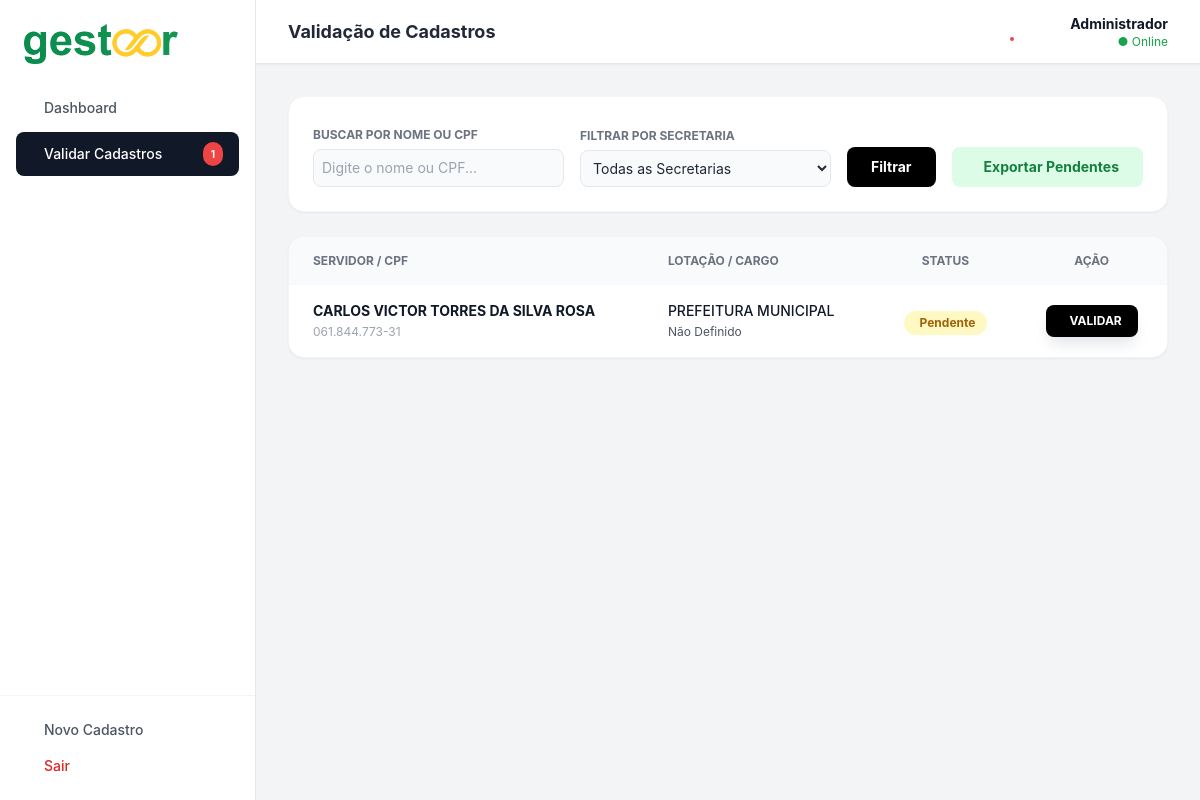
The page /validar_cadastros (signed in) on the database as committed earlier.
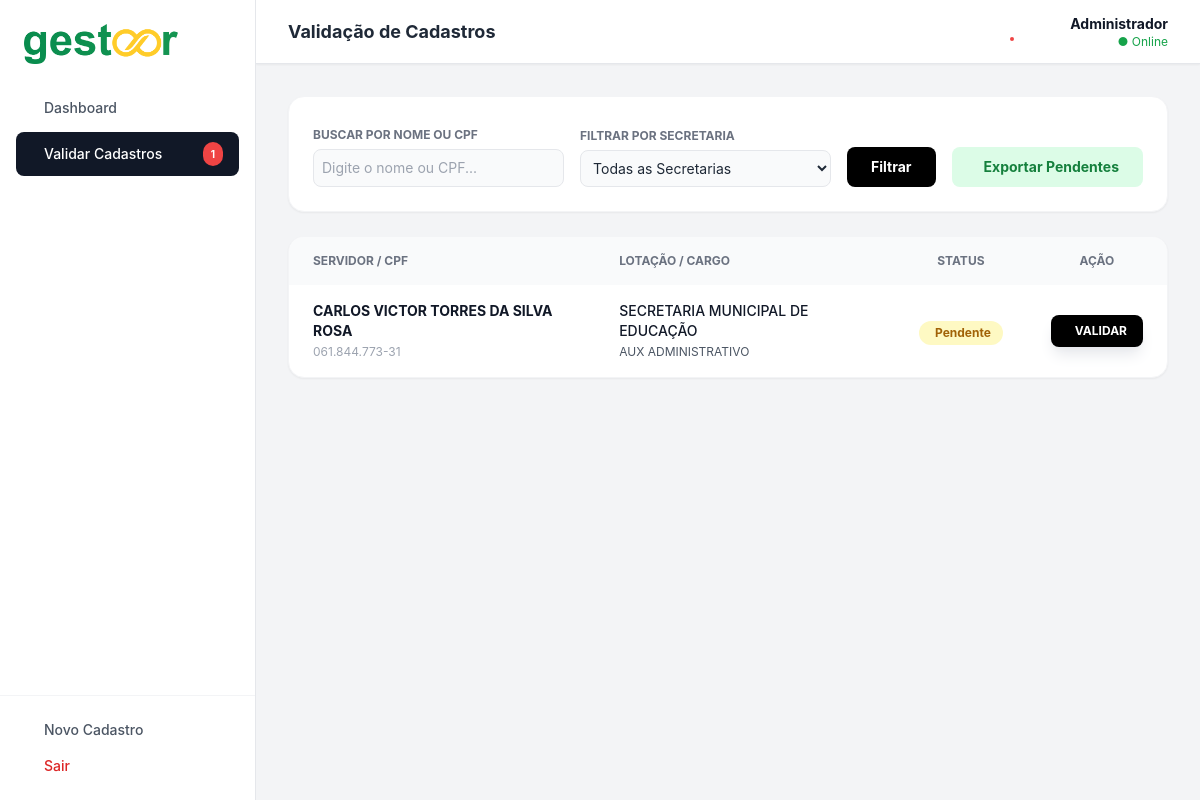
The same page on the database as committed later.
### app.py (models this page shows)
class Funcionario(db.Model):
    id = db.Column(db.Integer, primary_key=True)
    token_validacao = db.Column(db.String(36), unique=True, nullable=False, default=lambda: str(uuid.uuid4()))
    validado = db.Column(db.Boolean, default=False)
    secretaria_id = db.Column(db.Integer, db.ForeignKey('secretaria.id'), nullable=False)
    criado_por = db.Column(db.Integer, db.ForeignKey('user.id'))
    data_criacao = db.Column(db.DateTime, default=datetime.utcnow)
    foi_indicacao = db.Column(db.Boolean, default=False)
    padrinho_id = db.Column(db.Integer, db.ForeignKey('padrinho.id'), nullable=True)
    padrinho = db.relationship('Padrinho', backref='indicados')
    crianca_assistida = db.Column(db.String(150), nullable=True)
    nome = db.Column(db.String(150), nullable=False)
    num_vinculo = db.Column(db.String(50))
    cpf = db.Column(db.String(14))
    rg = db.Column(db.String(20))
    data_expedicao_rg = db.Column(db.Date)
    data_nasc = db.Column(db.Date)
    pis = db.Column(db.String(20))
    titulo_eleitor = db.Column(db.String(20))
    zona_eleitoral = db.Column(db.String(10))
    secao_eleitoral = db.Column(db.String(10))
    mae = db.Column(db.String(150))
    nacionalidade = db.Column(db.String(50))
    estado_civil = db.Column(db.String(50))
    telefone = db.Column(db.String(20))
    email = db.Column(db.String(100))
    endereco = db.Column(db.String(200))
    funcao_id = db.Column(db.Integer, db.ForeignKey('funcao.id'))
    funcao = db.relationship('Funcao', backref='funcionarios')
    local_trabalho_id = db.Column(db.Integer, db.ForeignKey('local_trabalho.id'))
    local_trabalho = db.relationship('LocalTrabalho', backref='funcionarios')
    lotacao = db.Column(db.String(100))
    tipo_vinculo = db.Column(db.String(50))
    classe = db.Column(db.String(50))
    contracheque = db.Column(db.String(50))
    remuneracao = db.Column(db.String(20))
    jornada_trabalho = db.Column(db.String(50))
    dt_inicio = db.Column(db.Date)
    dt_termino = db.Column(db.Date)
    banco = db.Column(db.String(50))
    agencia = db.Column(db.String(20))
    conta = db.Column(db.String(20))
    tipo_conta = db.Column(db.String(20))

class Secretaria(db.Model):
    id = db.Column(db.Integer, primary_key=True)
    nome = db.Column(db.String(100), unique=True, nullable=False)
    usuarios = db.relationship('User', backref='secretaria', lazy=True)
    funcionarios = db.relationship('Funcionario', backref='secretaria', lazy=True)

class Funcao(db.Model):
    id = db.Column(db.Integer, primary_key=True)
    nome = db.Column(db.String(100), unique=True, nullable=False)

### app.py (the view)
@app.route('/validar_cadastros')
@login_required
def validar_cadastros():
    if current_user.role != 'admin' and not getattr(current_user, 'is_admin', False):
        flash('Acesso não autorizado.', 'error')
        return redirect(url_for('sistema'))
    secretaria_id = request.args.get('secretaria_id')
    busca = request.args.get('busca')
    page = request.args.get('page', 1, type=int)
    query = Funcionario.query
    if secretaria_id:
        query = query.filter_by(secretaria_id=secretaria_id)
    if busca:
        term = f"%{busca.upper()}%"
        query = query.filter((Funcionario.nome.like(term)) | (Funcionario.cpf.like(term)))
    pagination = query.order_by(Funcionario.validado.asc(), Funcionario.nome.asc()).paginate(page=page, per_page=20, error_out=False)
    funcionarios = pagination.items
    secretarias = Secretaria.query.order_by(Secretaria.nome).all()
    return render_template('validar_cadastros.html', funcionarios=funcionarios, secretarias=secretarias, pagination=pagination)

### app.py (called while the page is built)
@login_manager.user_loader
def load_user(user_id):
    return User.query.get(int(user_id))

@app.context_processor
def inject_global_data():
    data = {'pending_count': 0, 'notifications': []}
    if current_user.is_authenticated:
        if current_user.role == 'admin' or getattr(current_user, 'is_admin', False):
            try:
                data['pending_count'] = Funcionario.query.filter_by(validado=False).count()
            except:
                pass
        try:
            data['notifications'] = LogAuditoria.query.order_by(LogAuditoria.data_hora.desc()).limit(5).all()
        except:
            pass
    return data

### templates/validar_cadastros.html (shortened to what the changed rows need)
<!DOCTYPE html>
<html lang="pt-BR">
<head>
    <script src="https://cdn.tailwindcss.com"></script>
</head>
<body class="flex h-screen overflow-hidden text-gray-800 dark:bg-gray-900 dark:text-gray-100 transition-colors duration-200">
    <div class="flex-1 flex flex-col h-screen overflow-hidden">
        <header class="h-16 bg-white border-b border-gray-200 flex items-center justify-between px-8 shadow-sm z-20 dark:bg-gray-800 dark:border-gray-700 transition-colors">
            <h2 class="text-lg font-bold text-gray-800 dark:text-white">Validação de Cadastros</h2>
        </header>
        <main class="flex-1 overflow-y-auto p-8 relative">
            <div class="bg-white rounded-2xl shadow-sm border border-gray-100 overflow-hidden dark:bg-gray-800 dark:border-gray-700">
                <table class="w-full text-sm text-left text-gray-600">
                    <thead class="bg-gray-50 text-xs uppercase font-semibold text-gray-500 dark:bg-gray-700 dark:text-gray-400">
                        <tr>
                            <th class="px-6 py-4">Servidor / CPF</th>
                            <th class="px-6 py-4">Lotação / Cargo</th>
                            <th class="px-6 py-4 text-center">Status</th>
                            <th class="px-6 py-4 text-center">Ação</th>
                        </tr>
                    </thead>
                    <tbody class="divide-y divide-gray-100 dark:divide-gray-700">
                        {% for f in funcionarios %}
                        <tr class="hover:bg-gray-50 dark:hover:bg-gray-700 transition-colors">
                            <td class="px-6 py-4">
                                <span class="block font-bold text-gray-900 dark:text-white">{{ f.nome }}</span>
                                <span class="text-xs text-gray-400">{{ f.cpf }}</span>
                            </td>
                            <td class="px-6 py-4">
                                <span class="block text-gray-900 font-medium dark:text-gray-200">{{ f.secretaria.nome }}</span>
                                <span class="text-xs dark:text-gray-400">{{ f.funcao.nome if f.funcao else 'Não Definido' }}</span>
                            </td>
                            <td class="px-6 py-4 text-center">
                                {% if f.validado %}
                                <span class="bg-green-100 text-green-700 px-3 py-1 rounded-full text-xs font-bold inline-flex items-center gap-1"><i class="ph ph-check-circle-fill"></i> Apto</span>
                                {% else %}
                                <span class="bg-yellow-100 text-yellow-700 px-3 py-1 rounded-full text-xs font-bold inline-flex items-center gap-1"> Pendente</span>
                                {% endif %}
                            </td>
                            <td class="px-6 py-4 text-center">
                                {% if not f.validado %}
                                <a href="{{ url_for('aprovar_cadastro', id=f.id) }}" class="bg-black text-white px-4 py-2 rounded-lg text-xs font-bold hover:bg-gray-800 transition dark:bg-blue-600 dark:hover:bg-blue-700 shadow-lg shadow-gray-200 dark:shadow-none inline-flex items-center gap-2">
                                     VALIDAR
                                </a>
                                {% endif %}
                            </td>
                        </tr>
                        {% else %}
                        <tr><td colspan="4" class="px-6 py-8 text-center text-gray-500 dark:text-gray-400">Nenhum cadastro encontrado.</td></tr>
                        {% endfor %}
                    </tbody>
                </table>
            </div>
        </main>
    </div>
</body>
</html>

Rows that differ between the two databases and show on the page:
changed Funcionario "CARLOS VICTOR TORRES DA SILVA ROSA": secretaria.nome "PREFEITURA MUNICIPAL" → "SECRETARIA MUNICIPAL DE EDUCAÇÃO"; funcao "Não Definido" → "AUX ADMINISTRATIVO"
